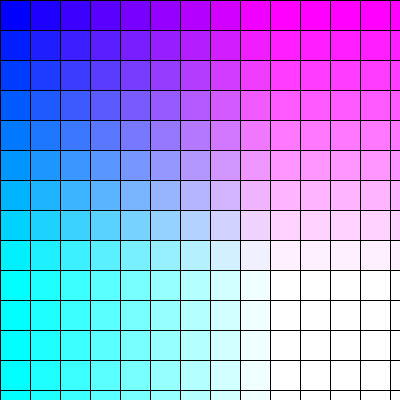
Frame 1 (no input)
Frame 60 (the mouse pressed at the canvas centre just before this capture): identical to frame 1, image omitted
Frame 120 (the mouse held since frame 60 and released just before this capture): identical to frame 1, image omitted

The Processing sketch that drew this single still picture (run headless with seeded random() and noise(); from frame 60 on, the mouse is pressed at the canvas centre):

// Processing sketch: sketch_161017d_forLoops_Task4
// ── sketch_161017d_forLoops_Task4.pde
void setup() {
  size(400,400);
}

void draw() {
  for (int x = 0; x < 4000; x+=30) {
  for (int y = 0; y < 4000; y+=30) {
    fill(x,y,400);
    rect(x,y,30,30);
  }
  }
}
